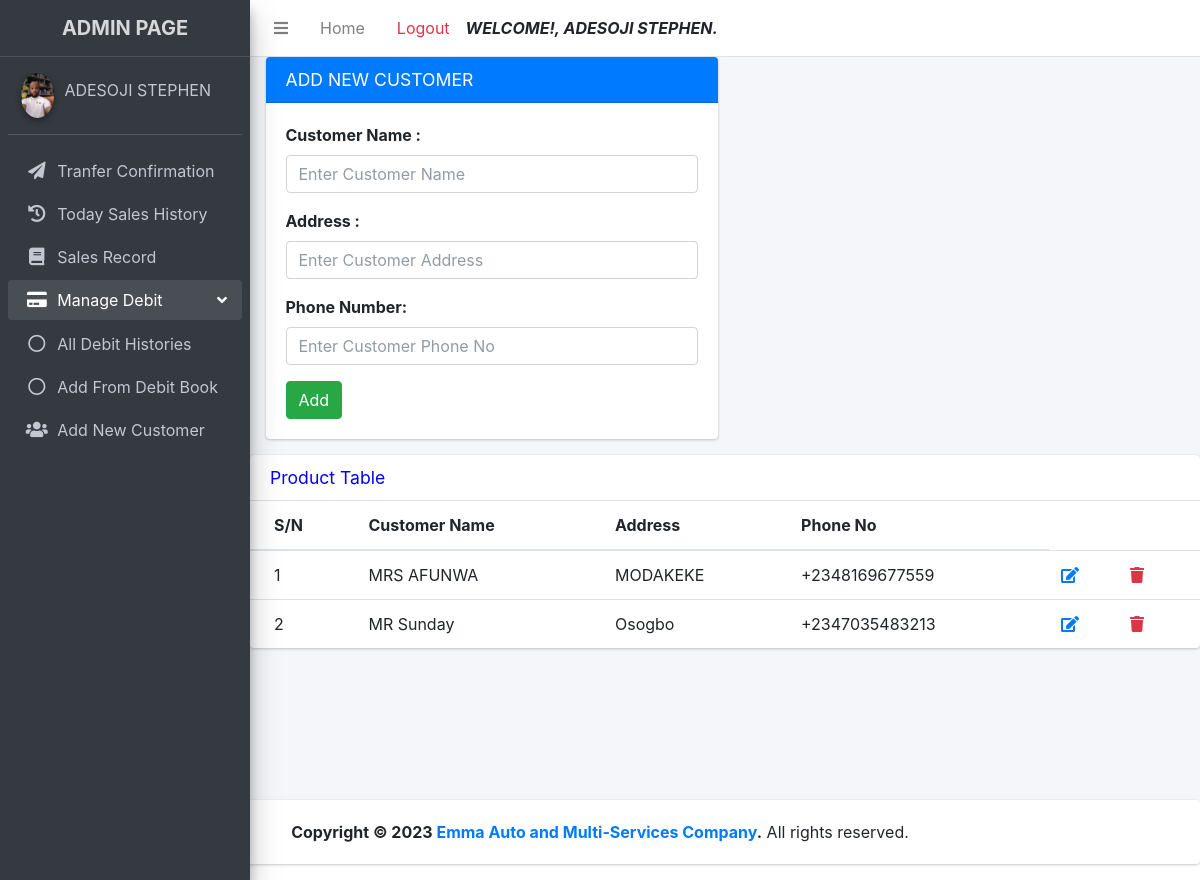
Page /admin/add_new_customer.php (signed in) on the committed database.
### tables this page shows
CREATE TABLE `registered` (
  `id` int(11) NOT NULL AUTO_INCREMENT,
  `firstname` varchar(255) NOT NULL,
  `lastname` varchar(255) NOT NULL,
  `username` varchar(255) NOT NULL,
  `password` varchar(255) NOT NULL,
  `role` varchar(10) NOT NULL,
  `passport` varchar(255) NOT NULL,
  `status` varchar(10) NOT NULL,
  `date_registered` timestamp NOT NULL DEFAULT current_timestamp(),
  PRIMARY KEY (`id`)
);

CREATE TABLE `customer` (
  `id` int(11) NOT NULL AUTO_INCREMENT,
  `customer_name` varchar(255) NOT NULL,
  `address` varchar(255) NOT NULL,
  `phone_no` varchar(255) NOT NULL,
  PRIMARY KEY (`id`)
);

### admin/add_new_customer.php (the view, shortened to what this page needs)
<?php
include "includes/header.php";
include "includes/navbar.php";
include "includes/sidebar.php";
?>
<section class="content">
  <div class="container-fluid">
    <div class="row">
      <div class="col-md-6">
        <div class="card card-primary">
          <div class="card-header">
            <h3 class="card-title text-white">ADD NEW CUSTOMER</h3>
          </div>
          <form action="" method="post" class="form-horizontal">
          <div class="card-body">
                    <div class="form-group">
                      <label class="control-label">Customer Name :</label>
                      <div class="controls">
                        <input type="text" class="form-control" name="customername" placeholder="Enter Customer Name" Required />
                      </div>
                    </div>
                    <div class="form-group">
                      <label class="control-label">Address :</label>
                      <div class="controls">
                        <input type="text" class="form-control" name="address" placeholder="Enter Customer Address" Required />
                      </div>
                    </div>
                    <div class="form-group">
                      <label class="control-label">Phone Number:</label>
                      <div class="controls">
                        <input type="text" class="form-control" name="phone_no" placeholder="Enter Customer Phone No" Required />
                      </div>
                    </div>
                    <div class="form-actions">
                      <input type="submit" name="add" class="btn btn-success" value="Add">
                    </div>
                  </form>
 </div>
    </div>
</section>
<div class="row">
  <div class="col-12">
    <div class="card">
      <div class="card-header">
        <h3 class="card-title">Product Table</h3>
      </div>
      <div class="card-body table-responsive p-0">
        <table class="table table-hover text-nowrap">
              <thead>
                <tr>
                  <th>S/N</th>
                  <th>Customer Name</th>
                  <th>Address</th>
                  <th>Phone No</th>
                </tr>
              </thead>
              <tbody>
                <?php
                $id = 0;
                $user = new Model();
                  $select = $user->showCustomer();
                 while ($row = mysqli_fetch_array($select)){?>
                 <tr>
                  <td><?php echo ++$id ?></td>
                  <td><?php echo $row['customer_name'] ?></td>
                  <td><?php echo $row['address'] ?></td>
                  <td><?php echo $row['phone_no'] ?></td>
                  <td><a href="edit_customer.php?id=<?php echo $row['id'] ?>"><i class="fa fa-edit"></i></a></td>
                  <td><a href="add_new_customer.php?id=<?php echo $row['id'] ?>"><i class="fa fa-trash text-danger"></i></a></td>
                  </tr>
              <?php }
                ?>
              </tbody>
            </table>
          </div>
        </div>
            </div>
          </div>
    </div>
</div>
<?php
include "includes/footer.php";
?>

### admin/includes/sidebar.php
<aside class="main-sidebar sidebar-dark-primary elevation-4">
  <a href="#" class="brand-link text-center">
    <span class="brand-text font-weight-bold">ADMIN PAGE</span>
  </a>
  <div class="sidebar">
    <div class="user-panel mt-3 pb-3 mb-3 d-flex">
      <div class="image">
        <img src="<?php $mod = new Model;
                  $mod->displayPassport(); ?>" class="img-circle elevation-2">
      </div>
      <div class="info">
        <a href="#" class="d-block"><?php echo $_SESSION["adminfullname"] ?></a>
      </div>
    </div>
    <nav class="mt-2">
      <ul class="nav nav-pills nav-sidebar flex-column" data-widget="treeview" role="menu" data-accordion="false">
        <li class="nav-item">
          <a href="confirm_transfer.php" class="nav-link <?php if ($_SERVER['PHP_SELF'] == '/emma_auto_investment/admin/confirm_transfer.php') {
                                                            echo "active";
                                                          } ?>">
            <i class="nav-icon fa fa-paper-plane""></i>
            <p>
            Tranfer Confirmation
            </p>
          </a>
        </li>
        <li class="nav-item">
          <a href="sales_history.php" class="nav-link <?php if ($_SERVER['PHP_SELF'] == '/emma_auto_investment/admin/sales_history.php') {
                                                        echo "active";
                                                      } ?>">
            <i class="nav-icon fa fa-history"></i>
            <p>
              Today Sales History
            </p>
          </a>
        </li>
        <li class="nav-item">
          <a href="search_record.php" class="nav-link <?php if ($_SERVER['PHP_SELF'] == '/emma_auto_investment/admin/search_record.php') {
                                                        echo "active";
                                                      } ?>">
            <i class="nav-icon fa fa-book"></i>
            <p>
              Sales Record
            </p>
          </a>
        </li>
        <li class="nav-item has-treeview menu-open">
          <a href="#" class="nav-link <?php if (($_SERVER['PHP_SELF'] == '/emma_auto_investment/admin/debit_book.php') or ($_SERVER['PHP_SELF'] == '/emma_auto_investment/admin/debit_history.php')) {
                                        echo "active";
                                      } ?>">
            <i class="nav-icon fa fa-credit-card"></i>
            <p>
              Manage Debit
              <i class="right fas fa-angle-left"></i>
            </p>
          </a>
          <ul class="nav nav-treeview">
            <li class="nav-item">
              <a href="debit_history.php" class="nav-link  <?php if ($_SERVER['PHP_SELF'] == '/emma_auto_investment/admin/debit_history.php') {
                                                              echo "active";
                                                            } ?>">
                <i class="far fa-circle nav-icon"></i>
                <p>All Debit Histories</p>
              </a>
            </li>
            <li class="nav-item">
              <a href="debit_book.php" class="nav-link  <?php if ($_SERVER['PHP_SELF'] == '/emma_auto_investment/admin/debit_book.php') {
                                                          echo "active";
                                                        } ?>">
                <i class="far fa-circle nav-icon"></i>
                <p>Add From Debit Book</p>
              </a>
            </li>
          </ul>
        </li>
        <li class="nav-item">
          <a href="add_new_customer.php" class="nav-link <?php if ($_SERVER['PHP_SELF'] == '/emma_auto_investment/admin/add_new_customer.php') {
                                                            echo "active";
                                                          } ?>">
            <i class="nav-icon fas fa-users"></i>
            <p>
              Add New Customer
            </p>
          </a>
        </li>
      </ul>
    </nav>
  </div>
</aside>
<div class="content-wrapper">

### admin/includes/header.php (style rules this page uses)
h3 { color:blue; font-weight:bolder; }

### rows in the picture
registered: passport (picture)
customer: customer_name "MRS AFUNWA", address "MODAKEKE", phone_no "+2348169677559"
customer: customer_name "MR Sunday", address "Osogbo", phone_no "+2347035483213"

### other values in the picture
$_SESSION["adminfullname"] "ADESOJI STEPHEN"
